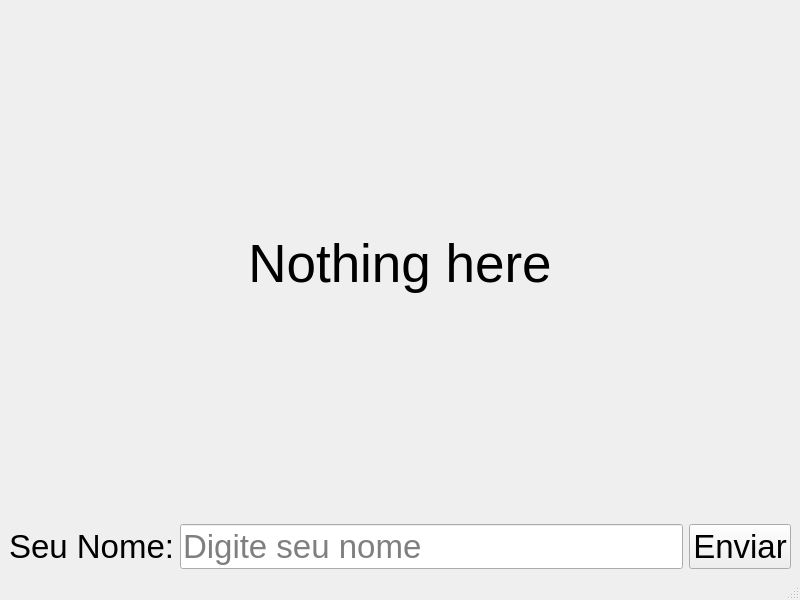
<?xml version="1.0" encoding="UTF-8"?>
<ui version="4.0">
 <class>MainWindow</class>
 <widget class="QMainWindow" name="MainWindow">
  <property name="geometry">
   <rect>
    <x>0</x>
    <y>0</y>
    <width>800</width>
    <height>600</height>
   </rect>
  </property>
  <property name="windowTitle">
   <string>MainWindow</string>
  </property>
  <widget class="QWidget" name="centralwidget">
   <layout class="QHBoxLayout" name="horizontalLayout">
    <item>
     <layout class="QGridLayout" name="gridLayout">
      <item row="0" column="0">
       <widget class="QLabel" name="labelResult">
        <property name="font">
         <font>
          <pointsize>40</pointsize>
         </font>
        </property>
        <property name="text">
         <string>Nothing here</string>
        </property>
        <property name="alignment">
         <set>Qt::AlignmentFlag::AlignCenter</set>
        </property>
       </widget>
      </item>
      <item row="1" column="0">
       <layout class="QGridLayout" name="gridLayout_2">
        <item row="0" column="0">
         <widget class="QLabel" name="labelName">
          <property name="font">
           <font>
            <pointsize>25</pointsize>
           </font>
          </property>
          <property name="text">
           <string>Seu Nome:</string>
          </property>
         </widget>
        </item>
        <item row="0" column="1">
         <widget class="QLineEdit" name="lineName">
          <property name="font">
           <font>
            <pointsize>25</pointsize>
           </font>
          </property>
          <property name="placeholderText">
           <string>Digite seu nome</string>
          </property>
         </widget>
        </item>
        <item row="0" column="2">
         <widget class="QPushButton" name="buttonSend">
          <property name="font">
           <font>
            <pointsize>25</pointsize>
           </font>
          </property>
          <property name="text">
           <string>Enviar</string>
          </property>
         </widget>
        </item>
       </layout>
      </item>
     </layout>
    </item>
   </layout>
  </widget>
  <widget class="QMenuBar" name="menubar">
   <property name="geometry">
    <rect>
     <x>0</x>
     <y>0</y>
     <width>800</width>
     <height>22</height>
    </rect>
   </property>
  </widget>
  <widget class="QStatusBar" name="statusbar"/>
 </widget>
 <resources/>
 <connections/>
</ui>
